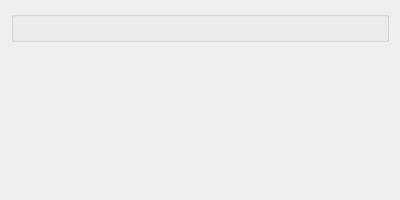
<?xml version="1.0" encoding="UTF-8"?>
<ui version="4.0">
 <class>PatientDisplay</class>
 <widget class="QDialog" name="PatientDisplay">
  <property name="geometry">
   <rect>
    <x>0</x>
    <y>0</y>
    <width>400</width>
    <height>200</height>
   </rect>
  </property>
  <property name="windowTitle">
   <string>Patient Information</string>
  </property>
  <layout class="QVBoxLayout" name="verticalLayout">
   <item>
    <widget class="PatientGroupBox" name="patientBox"/>
   </item>
   <item>
    <spacer name="verticalSpacer">
     <property name="orientation">
      <enum>Qt::Vertical</enum>
     </property>
     <property name="sizeHint" stdset="0">
      <size>
       <width>20</width>
       <height>40</height>
      </size>
     </property>
    </spacer>
   </item>
  </layout>
 </widget>
 <customwidgets>
  <customwidget>
   <class>PatientGroupBox</class>
   <extends>QGroupBox</extends>
   <header>patientgroupbox.h</header>
   <container>1</container>
  </customwidget>
 </customwidgets>
 <resources/>
 <connections/>
</ui>
